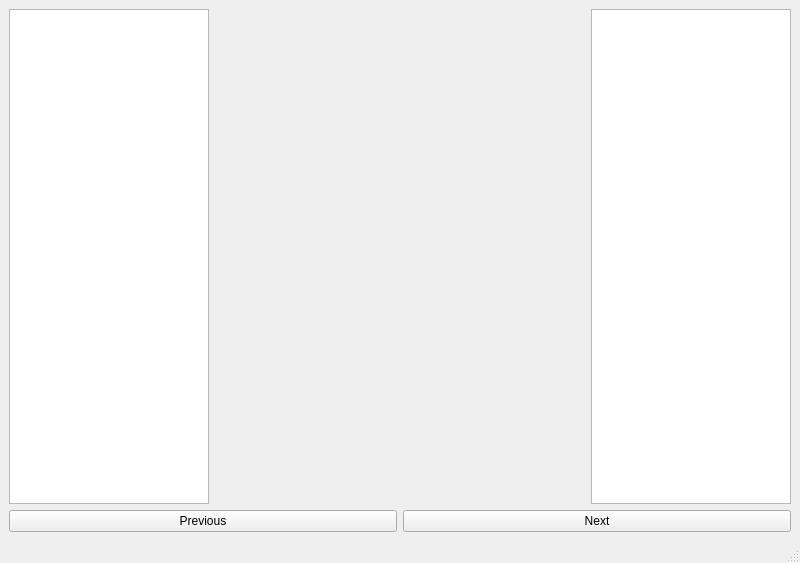
<?xml version="1.0" encoding="UTF-8"?>
<ui version="4.0">
 <class>MainWindow</class>
 <widget class="QMainWindow" name="MainWindow">
  <property name="geometry">
   <rect>
    <x>0</x>
    <y>0</y>
    <width>800</width>
    <height>563</height>
   </rect>
  </property>
  <property name="windowTitle">
   <string>MainWindow</string>
  </property>
  <widget class="QWidget" name="centralwidget">
   <layout class="QVBoxLayout" name="verticalLayout">
    <item>
     <layout class="QHBoxLayout" name="horizontalLayout">
      <item>
       <widget class="QTextEdit" name="leftLabelsTextEdit">
        <property name="maximumSize">
         <size>
          <width>200</width>
          <height>16777215</height>
         </size>
        </property>
       </widget>
      </item>
      <item>
       <widget class="QLabel" name="imageDisplayLabel">
        <property name="text">
         <string/>
        </property>
       </widget>
      </item>
      <item>
       <widget class="QTextEdit" name="rightLabelsTextEdit">
        <property name="maximumSize">
         <size>
          <width>200</width>
          <height>16777215</height>
         </size>
        </property>
       </widget>
      </item>
     </layout>
    </item>
    <item>
     <layout class="QHBoxLayout" name="horizontalLayout_2">
      <item>
       <widget class="QPushButton" name="previousButton">
        <property name="text">
         <string>Previous</string>
        </property>
       </widget>
      </item>
      <item>
       <widget class="QPushButton" name="nextButton">
        <property name="text">
         <string>Next</string>
        </property>
       </widget>
      </item>
     </layout>
    </item>
   </layout>
  </widget>
  <widget class="QMenuBar" name="menubar">
   <property name="geometry">
    <rect>
     <x>0</x>
     <y>0</y>
     <width>800</width>
     <height>21</height>
    </rect>
   </property>
  </widget>
  <widget class="QStatusBar" name="statusbar"/>
 </widget>
 <resources/>
 <connections/>
</ui>
